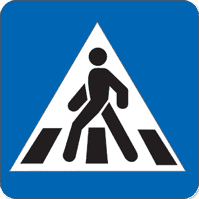
#> input picture Sofronov_Egor_autorace_core/signs_images/pedestrian_crossing_sign.png, 199 x 199 px
$ python -i mask_search.py   (imports and definitions only)
#> lines starting #> are read from the running program, lines starting #| are printed output that depends on the picture; after the words box and inside, x2 and y2 are one past the last pixel; in counts of white or black regions, pixels touching at a corner belong together
#> further down, picture is the input picture: shape (199, 199, 3); mean B, G, R 172.2, 121.7, 57.1
import cv2
import numpy as np


class MaskSerach():
    def __init__(self):
        cv2.namedWindow( "result" ) # создаем главное окно
        cv2.namedWindow( "settings" ) # создаем окно настроек

        cv2.createTrackbar('h1', 'settings', 0, 255, self.nothing)
#> slider 'h1' is set to 85
        cv2.createTrackbar('s1', 'settings', 0, 255, self.nothing)
#> slider 's1' is set to 85
        cv2.createTrackbar('v1', 'settings', 0, 255, self.nothing)
#> slider 'v1' is set to 85
        cv2.createTrackbar('h2', 'settings', 255, 255, self.nothing)
        cv2.createTrackbar('s2', 'settings', 255, 255, self.nothing)
        cv2.createTrackbar('v2', 'settings', 255, 255, self.nothing)
        self.crange = [0,0,0, 0,0,0]


    def __call__(self, frame):
        hsv = cv2.cvtColor(frame, cv2.COLOR_BGR2HSV )
#> hsv: shape (199, 199, 3); mean H, S, V 92, 169.3, 172.6

        # считываем значения бегунков
        h1 = cv2.getTrackbarPos('h1', 'settings')
        s1 = cv2.getTrackbarPos('s1', 'settings')
        v1 = cv2.getTrackbarPos('v1', 'settings')
        h2 = cv2.getTrackbarPos('h2', 'settings')
        s2 = cv2.getTrackbarPos('s2', 'settings')
        v2 = cv2.getTrackbarPos('v2', 'settings')

        # формируем начальный и конечный цвет фильтра
        h_min = np.array((h1, s1, v1), np.uint8)
        h_max = np.array((h2, s2, v2), np.uint8)

        mask = cv2.inRange(hsv, h_min, h_max)
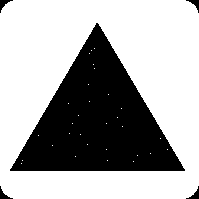
#> mask: shape (199, 199); 66.3% white; 5 black regions, box (x1, y1, x2, y2) and area: (10, 23, 185, 171) 13091, (0, 0, 13, 13) 62, (186, 186, 199, 199) 62, (186, 0, 199, 13) 60, (0, 186, 13, 199) 60
        mask = cv2.erode(mask, (3,3), iterations=2)
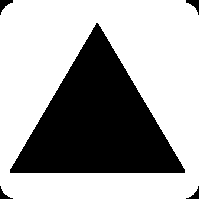
#> mask: shape (199, 199); 65.2% white; 5 black regions, box (x1, y1, x2, y2) and area: (10, 23, 185, 173) 13471, (0, 0, 13, 15) 88, (186, 0, 199, 15) 86, (186, 186, 199, 199) 62, (0, 186, 13, 199) 60
        mask = cv2.dilate(mask,(3,3),iterations=4)
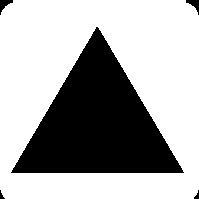
#> mask: shape (199, 199); 67.2% white; 5 black regions, box (x1, y1, x2, y2) and area: (11, 27, 184, 173) 12771, (0, 0, 13, 15) 88, (186, 0, 199, 15) 86, (194, 190, 199, 199) 24, (0, 190, 5, 199) 22

        result = cv2.bitwise_and(frame,frame,mask=mask)
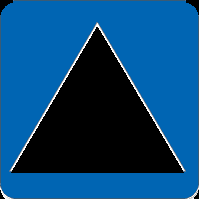
#> result: shape (199, 199, 3); mean B, G, R 120, 70.2, 5.8


        cv2.imshow('Mask', mask)
        cv2.imshow('result', result)


    def nothing(*arg):
        pass


# [53 lines not run here, left out]

>>> import cv2
>>> picture = cv2.imread('signs_images/pedestrian_crossing_sign.png')
>>> result = MaskSerach()(picture)

$ run again, on Sofronov_Egor_autorace_core/signs_images/traffic_left.png
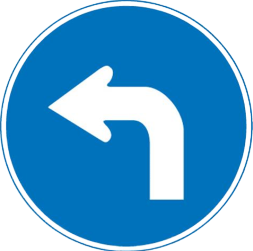
#> input picture Sofronov_Egor_autorace_core/signs_images/traffic_left.png, 253 x 251 px
#> picture is the input picture: shape (251, 253, 3); mean B, G, R 212.5, 167.9, 98.4
#> hsv: shape (251, 253, 3); mean H, S, V 70, 155.6, 212.6
#> in __call__, `mask = cv2.inRange(hsv, h_min, h_max)`:
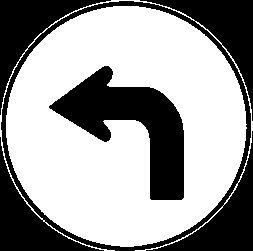
#> mask: shape (251, 253); 61.8% white; 2 black regions, box (x1, y1, x2, y2) and area: (0, 0, 253, 251) 16914, (49, 66, 184, 200) 7355
#> in __call__, `result = cv2.bitwise_and(frame,frame,mask=mask)`:
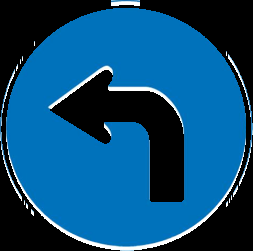
#> result: shape (251, 253, 3); mean B, G, R 119, 76, 8.9
